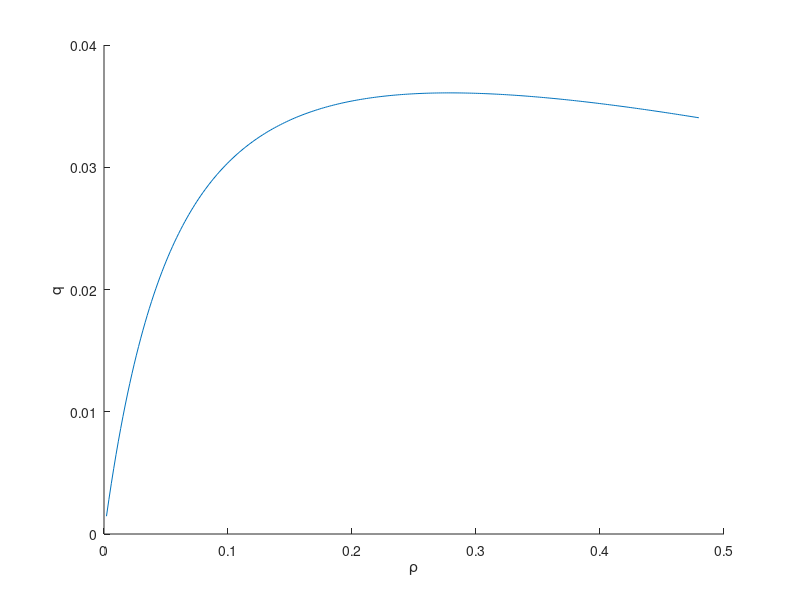

MATLAB code to generate this figure:
figure(25)
hold on;
for L=[1]
a = 0.001:.001:.3; % alpha
g = 1/25; % "switching rate" of excavation 
v = .75; % Speed of ant (1 cell per frame)
L = 6; % Length of tunnel
S = .9; % Switching rate due to reversal
p = 2*((L/2-.5*(1./a-v/g))./(.5*(1./a-v/S))+2)/v.*(1./(v*a)+2*L/v+1/S.*((L-.5.*(1./a-v/g))./(.5*(1./a-v/S))+1)+1/g).^-1;
% p is rho, or density of tunnel

q = (1./(v*a)+2*L/v+1/S.*((L-.5.*(1./a-v/g))./(.5*(1./a-v/S))+1)+1/g).^-1;
% q is flow rate, in ants per frame

conv = 0.5; % conversion, 0.5 seconds per frame.

plot(p,q/conv)
xlabel('\rho');
ylabel('q');
end